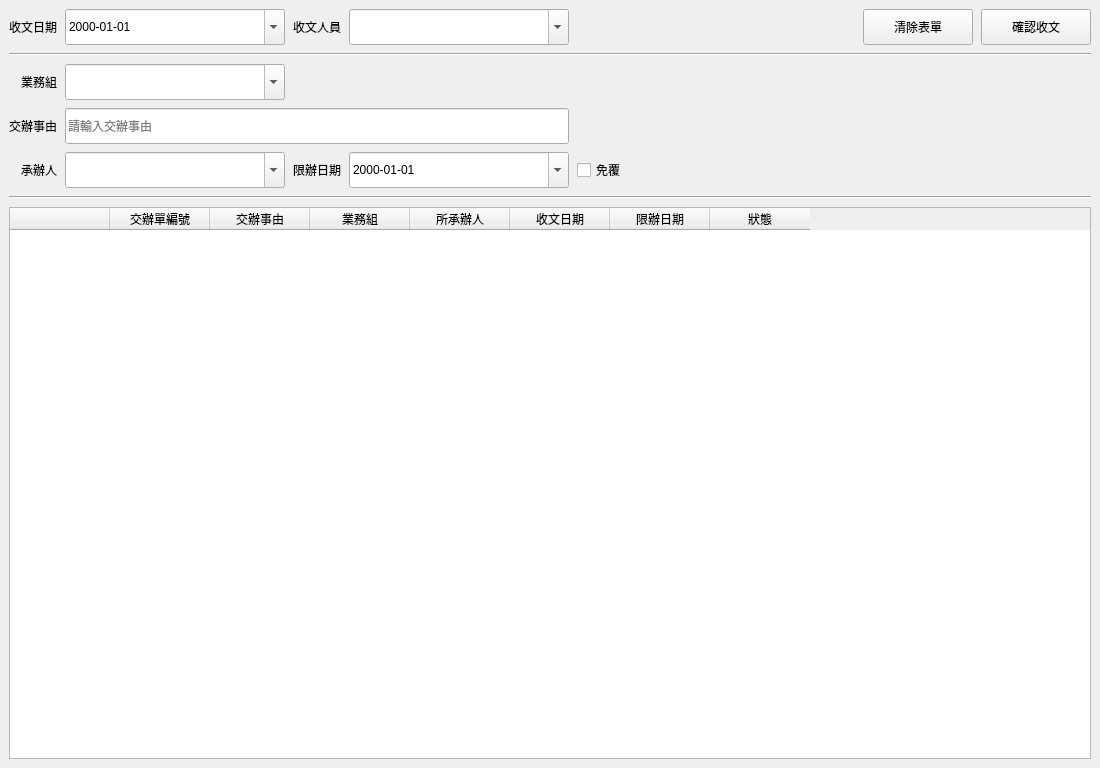
<?xml version="1.0" encoding="UTF-8"?>
<ui version="4.0">
 <class>MainWindow</class>
 <widget class="QMainWindow" name="MainWindow">
  <property name="geometry">
   <rect><x>0</x><y>0</y><width>1100</width><height>768</height></rect>
  </property>
  <property name="windowTitle"><string>公文管理系統 - 交辦單收文</string></property>
  <widget class="QWidget" name="centralwidget">
   <layout class="QVBoxLayout" name="mainVerticalLayout">
    <property name="spacing"><number>8</number></property>
    <item>
     <layout class="QGridLayout" name="formGrid">
      <property name="horizontalSpacing"><number>8</number></property>
      <property name="verticalSpacing"><number>8</number></property>

      <!--
        統一規格：
        col0 = 標籤（Qt自動對齊）
        col1 = 欄位A：combo 220px（收文人員/業務組/承辦人）
               或 dateEdit 180px（收文日期）
        col2 = 標籤
        col3 = 欄位B：combo 220px（限辦日期 180px）
        col4 = 額外元件（checkbox/按鈕）
        col5 = spacer
        col6 = 按鈕

        重點：col1 寬度由最寬元件決定（220px combo）
              col3 寬度由最寬元件決定（220px combo）
              日期欄 180px 放 col1/col3 時會對齊到 220px 左緣
      -->

      <!-- row0: 收文日期(180) | 收文人員(220) | spacer | 清除 | 確認 -->
      <item row="0" column="0">
       <widget class="QLabel" name="lbl_recvDate">
        <property name="text"><string>收文日期</string></property>
        <property name="alignment"><set>Qt::AlignRight|Qt::AlignVCenter</set></property>
       </widget>
      </item>
      <item row="0" column="1">
       <widget class="QDateEdit" name="recv_date">
        <property name="minimumSize"><size><width>220</width><height>36</height></size></property>
        <property name="maximumSize"><size><width>220</width><height>36</height></size></property>
        <property name="calendarPopup"><bool>true</bool></property>
        <property name="displayFormat"><string>yyyy-MM-dd</string></property>
       </widget>
      </item>
      <item row="0" column="2">
       <widget class="QLabel" name="lbl_receiver">
        <property name="text"><string>收文人員</string></property>
        <property name="alignment"><set>Qt::AlignRight|Qt::AlignVCenter</set></property>
       </widget>
      </item>
      <item row="0" column="3">
       <widget class="QComboBox" name="recv_receiver">
        <property name="minimumSize"><size><width>220</width><height>36</height></size></property>
        <property name="maximumSize"><size><width>220</width><height>36</height></size></property>
        <property name="editable"><bool>true</bool></property>
       </widget>
      </item>
      <item row="0" column="4">
       <spacer>
        <property name="orientation"><enum>Qt::Horizontal</enum></property>
        <property name="sizeHint" stdset="0"><size><width>20</width><height>0</height></size></property>
       </spacer>
      </item>
      <item row="0" column="5">
       <widget class="QPushButton" name="btn_recv_clear">
        <property name="minimumSize"><size><width>110</width><height>36</height></size></property>
        <property name="maximumSize"><size><width>110</width><height>36</height></size></property>
        <property name="text"><string>清除表單</string></property>
       </widget>
      </item>
      <item row="0" column="6">
       <widget class="QPushButton" name="btn_recv_submit">
        <property name="minimumSize"><size><width>110</width><height>36</height></size></property>
        <property name="maximumSize"><size><width>110</width><height>36</height></size></property>
        <property name="text"><string>確認收文</string></property>
       </widget>
      </item>

      <!-- 分隔線 -->
      <item row="1" column="0" colspan="7">
       <widget class="QFrame" name="line_top">
        <property name="frameShape"><enum>QFrame::HLine</enum></property>
        <property name="frameShadow"><enum>QFrame::Sunken</enum></property>
       </widget>
      </item>

      <!-- row2: 業務組(220) -->
      <item row="2" column="0">
       <widget class="QLabel" name="lbl_dept">
        <property name="text"><string>業務組</string></property>
        <property name="alignment"><set>Qt::AlignRight|Qt::AlignVCenter</set></property>
       </widget>
      </item>
      <item row="2" column="1">
       <widget class="QComboBox" name="recv_dept">
        <property name="minimumSize"><size><width>220</width><height>36</height></size></property>
        <property name="maximumSize"><size><width>220</width><height>36</height></size></property>
        <property name="editable"><bool>true</bool></property>
       </widget>
      </item>

      <!-- row3: 交辦事由（跨 col1~col3，右緣對齊收文人員右緣） -->
      <item row="3" column="0">
       <widget class="QLabel" name="lbl_subject">
        <property name="text"><string>交辦事由</string></property>
        <property name="alignment"><set>Qt::AlignRight|Qt::AlignVCenter</set></property>
       </widget>
      </item>
      <item row="3" column="1" colspan="3">
       <widget class="QLineEdit" name="recv_subject">
        <property name="minimumSize"><size><width>0</width><height>36</height></size></property>
        <property name="placeholderText"><string>請輸入交辦事由</string></property>
       </widget>
      </item>

      <!-- row4: 承辦人(220) | 限辦日期(180) | 免覆 -->
      <item row="4" column="0">
       <widget class="QLabel" name="lbl_processor">
        <property name="text"><string>承辦人</string></property>
        <property name="alignment"><set>Qt::AlignRight|Qt::AlignVCenter</set></property>
       </widget>
      </item>
      <item row="4" column="1">
       <widget class="QComboBox" name="recv_processor">
        <property name="minimumSize"><size><width>220</width><height>36</height></size></property>
        <property name="maximumSize"><size><width>220</width><height>36</height></size></property>
        <property name="editable"><bool>true</bool></property>
       </widget>
      </item>
      <item row="4" column="2">
       <widget class="QLabel" name="lbl_deadline">
        <property name="text"><string>限辦日期</string></property>
        <property name="alignment"><set>Qt::AlignRight|Qt::AlignVCenter</set></property>
       </widget>
      </item>
      <item row="4" column="3">
       <widget class="QDateEdit" name="recv_deadline">
        <property name="minimumSize"><size><width>220</width><height>36</height></size></property>
        <property name="maximumSize"><size><width>220</width><height>36</height></size></property>
        <property name="calendarPopup"><bool>true</bool></property>
        <property name="displayFormat"><string>yyyy-MM-dd</string></property>
       </widget>
      </item>
      <item row="4" column="4">
       <widget class="QCheckBox" name="chk_no_deadline">
        <property name="text"><string>免覆</string></property>
       </widget>
      </item>

      <!-- 分隔線 -->
      <item row="5" column="0" colspan="7">
       <widget class="QFrame" name="line_bot">
        <property name="frameShape"><enum>QFrame::HLine</enum></property>
        <property name="frameShadow"><enum>QFrame::Sunken</enum></property>
       </widget>
      </item>

     </layout>
    </item>

    <!-- 預覽表格 -->
    <item>
     <widget class="QTableWidget" name="recv_tableWidget">
      <property name="selectionBehavior"><enum>QAbstractItemView::SelectRows</enum></property>
      <column><property name="text"><string></string></property></column>
      <column><property name="text"><string>交辦單編號</string></property></column>
      <column><property name="text"><string>交辦事由</string></property></column>
      <column><property name="text"><string>業務組</string></property></column>
      <column><property name="text"><string>所承辦人</string></property></column>
      <column><property name="text"><string>收文日期</string></property></column>
      <column><property name="text"><string>限辦日期</string></property></column>
      <column><property name="text"><string>狀態</string></property></column>
     </widget>
    </item>

   </layout>
  </widget>
 </widget>
 <tabstops>
  <tabstop>recv_subject</tabstop>
  <tabstop>recv_date</tabstop>
  <tabstop>recv_receiver</tabstop>
  <tabstop>recv_dept</tabstop>
  <tabstop>recv_processor</tabstop>
  <tabstop>recv_deadline</tabstop>
 </tabstops>
</ui>
